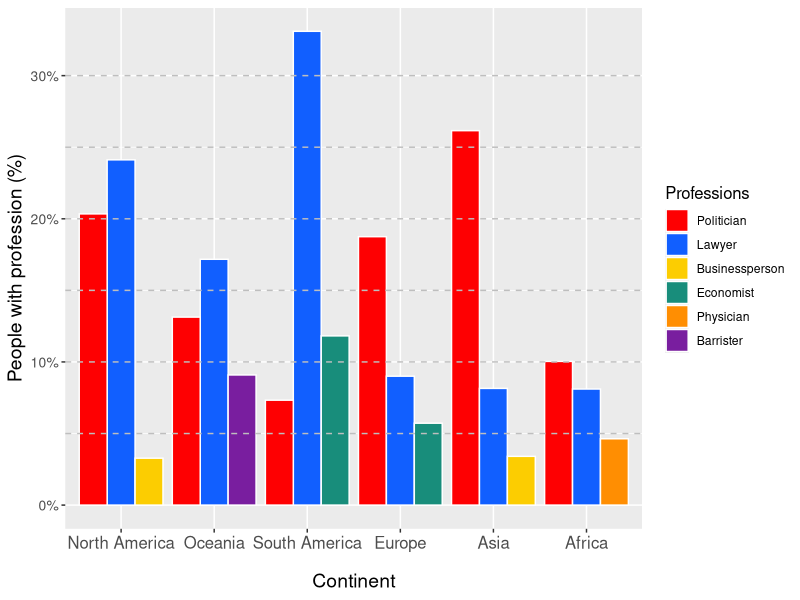
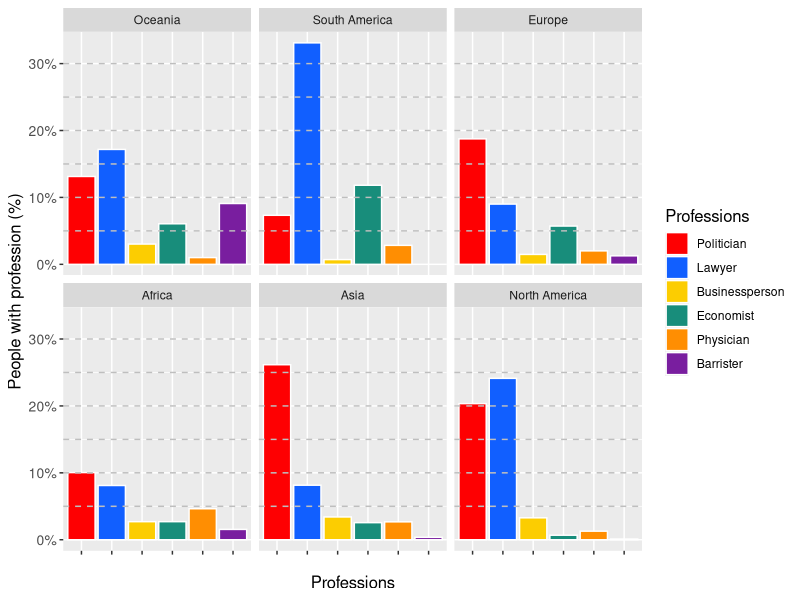

R code for these plots, in order:
# R script for continents

library(tidyverse)

# Load data
data <- read_csv("profession_by_all.csv")

# Make table for most common professions for each continent and the counts and percentage
continent_professions <- data |>
  filter(Continent != 'Continent', Profession != 'Profession') |>
  group_by(Continent, Profession) |>
  summarise(count = n(), .groups = "drop") |>
  group_by(Continent) |>
  mutate(total_in_continent = sum(count)) |>
  slice_max(count, n = 3, with_ties = FALSE) |>
  # slice_min(count, n=1, with_ties = FALSE) |>
  mutate(percentage = (count / total_in_continent) * 100) |>
  ungroup() |>
  select(Continent, Profession, count, percentage) |>
  mutate(Continent = fct_reorder(Continent, percentage, .desc = TRUE))

# Legend reorder
continent_professions$Professions <- factor(continent_professions$Profession,
  levels = c("Politician", "Lawyer", "Businessperson", "Teacher", "Economist", "Physician", "Barrister", "Art", "Farmer", "Attorneys in the United States", "Authors"))

# Poltiician = #fe0002
# Lawyer = #115fff
# Businessperson = #fccd01
# Teacher = #87e23d
# Economist = #188d7b
# Physician = #ff8e02
# Barrister = #791e9f
# Art = #f69cc2
# Farmer = #999999
# Attorneys in the United States = #00FFFF
# Authors = #555555


# Plot barplot
barplot <- continent_professions |>
  ggplot(aes(
    x = Continent,
    y = percentage/100,
    fill = Professions,
  )) +
  geom_col(position="dodge", colour="white") +
  labs(
    x = 'Continent',
    y = 'People with profession (%)',
    # title = 'Percentage of people in their religion\'s 3 most common profession'
  ) +
  ylim(0, 40) +
  scale_y_continuous(labels=scales::label_percent()) +
  scale_fill_manual(values = c("#fe0002","#115fff","#fccd01","#188d7b","#ff8e02","#791e9f" ),
    labels = c("Politician","Lawyer", "Businessperson", "Economist", "Physician", "Barrister")) +
    geom_hline(
    yintercept = seq(5/100, 30/100, by = 5/100),
    color = "grey", 
    linetype = "dashed"
  ) +
theme(
  axis.text.x = element_text(size = 12),
  axis.text.y = element_text(size = 10),
  axis.title.y = element_text(size = 14),
  axis.title.x = element_text(margin = margin(t = 15), size = 14),
  legend.title = element_text(size = 12)
)

# Save the barplot as .png
ggsave(
  filename = "continents_barplot.png",
  plot = barplot,
  width=10,
)


  # Seperate plot for all subplots for easier comparison
# Make table for most common professions for each continent and the counts and percentage
sub_continent_professions <- data |>
  filter(Continent != 'Continent', Profession != 'Profession') |>
  group_by(Continent, Profession) |>
  summarise(count = n(), .groups = "drop") |>
  group_by(Continent) |>
  mutate(total_in_continent = sum(count)) |>
  filter(Profession=="Politician"|Profession=="Lawyer"|Profession=="Businessperson"|Profession=="Economist"|Profession=="Physician"|Profession=="Barrister") |>
  mutate(percentage = (count / total_in_continent) * 100) |>
  ungroup() |>
  select(Continent, Profession, count, percentage) |>
  mutate(Continent = fct_reorder(Continent, percentage, .desc = TRUE))

# Legend reorder
sub_continent_professions$Professions <- factor(sub_continent_professions$Profession,
  levels = c("Politician", "Lawyer", "Businessperson", "Teacher", "Economist", "Physician", "Barrister", "Art", "Farmer", "Attorneys in the United States", "Authors"))

sub_barplot <- sub_continent_professions |>
  ggplot(aes(
    x = Professions,
    y = percentage/100,
    fill = Professions,
  )) +
  theme(
  axis.text.x = element_blank(),
  axis.text.y = element_text(size = 10),
  axis.title.y = element_text(size = 12),
  axis.title.x = element_text(margin = margin(t = 15), size = 12),
  legend.title = element_text(size = 12)
) +
  geom_col(position="dodge", colour="white") +
  labs(
    x = 'Professions',
    y = 'People with profession (%)',
    # title = 'Percentage of people in their religion\'s 3 most common profession'
  ) + facet_wrap(~Continent) +
  ylim(0, 40) +
  scale_y_continuous(labels=scales::label_percent()) +
  scale_fill_manual(values = c("#fe0002","#115fff","#fccd01","#188d7b","#ff8e02","#791e9f" ),
    labels = c("Politician","Lawyer", "Businessperson", "Economist", "Physician", "Barrister")) +
  geom_hline(
    yintercept = seq(5/100, 30/100, by = 5/100),
    color = "grey", 
    linetype = "dashed"
  )  

ggsave(
  filename = "sub_continents_barplot.png",
  plot = sub_barplot,
  width=10,
)